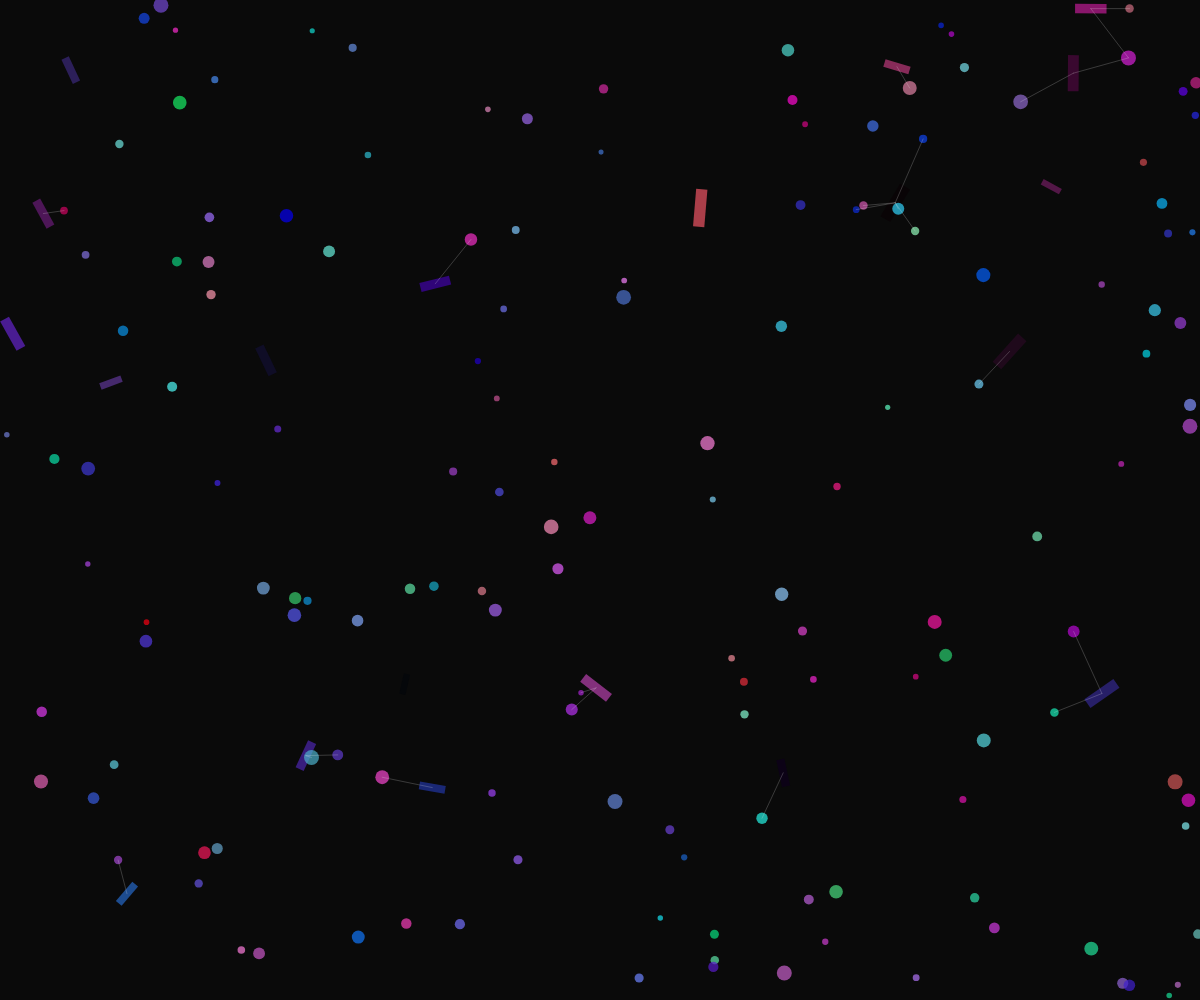
Frame 1 (no input)
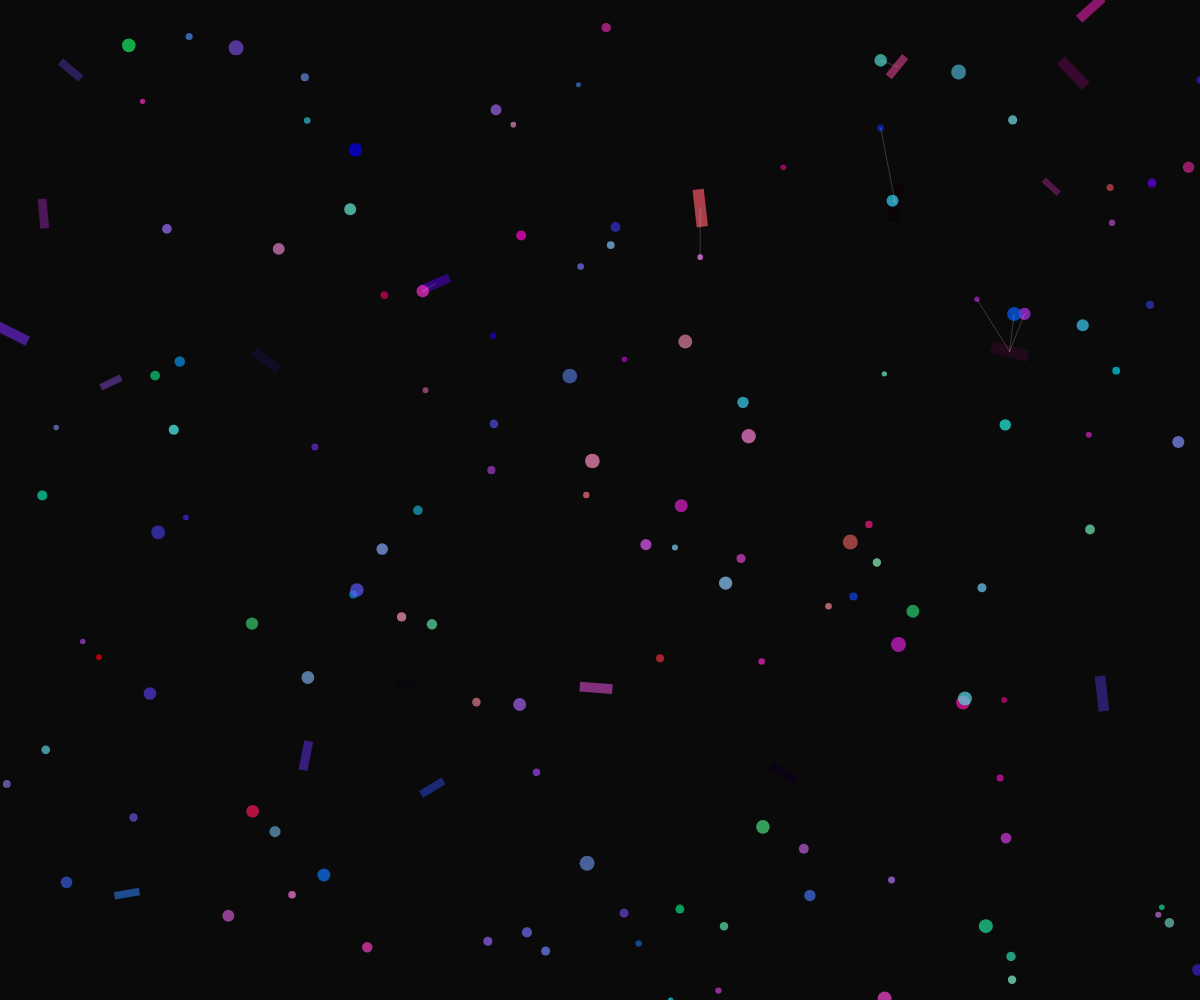
Frame 60 (no input)
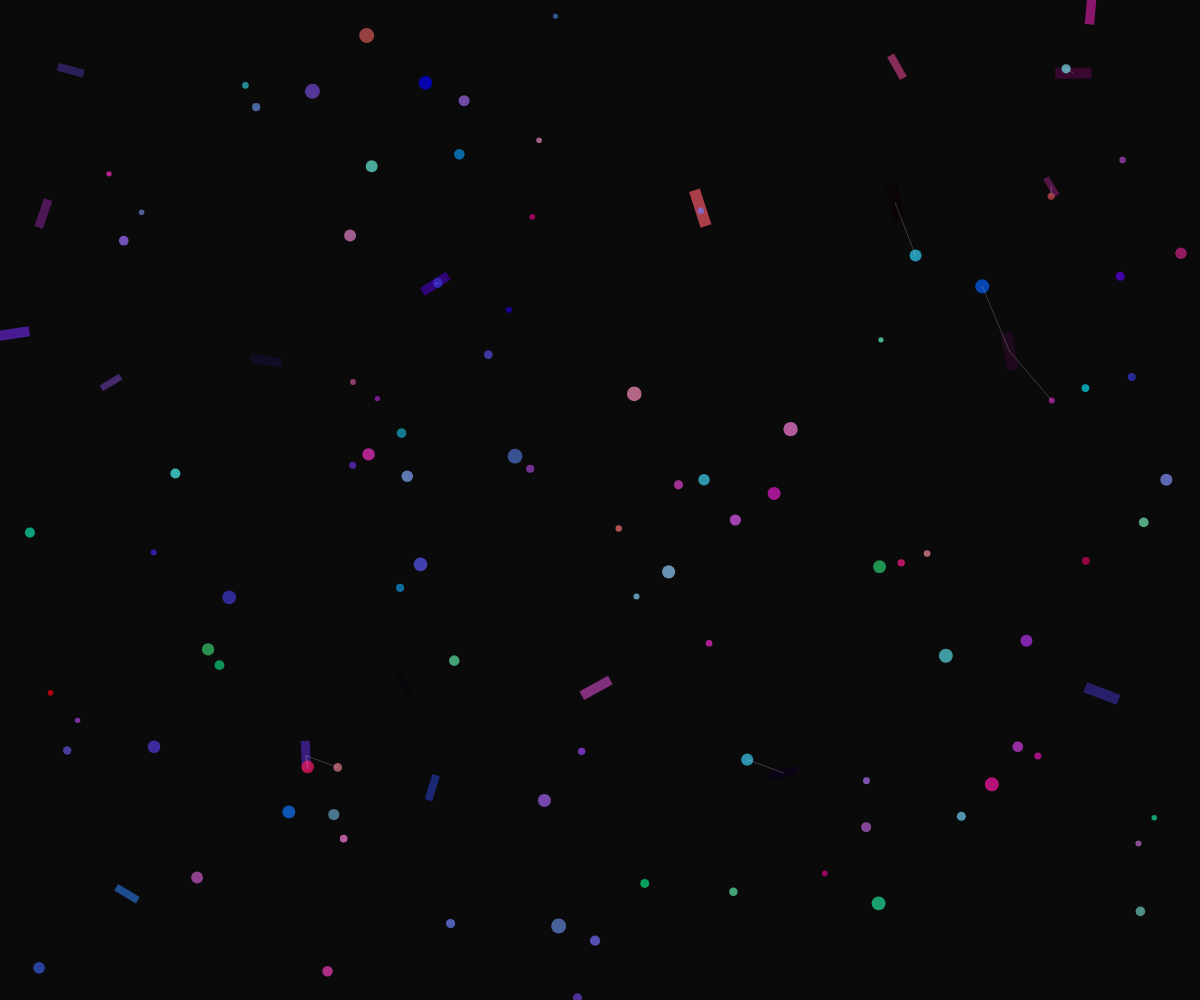
Frame 120 (the mouse pressed at the canvas centre since frame 60)

The p5.js sketch that drew these frames (run headless with seeded random() and noise() and a simulated clock; from frame 60 on, the mouse is pressed at the canvas centre):

// p5.js sketch
// ── sketch.js
let particles = [];
let shards = [];
let tensionLines = [];

class Particle {
  constructor(x, y) {
    this.pos = createVector(x, y);
    this.vel = p5.Vector.random2D().mult(random(0.5, 2));
    this.acc = createVector(0, 0);
    this.size = random(5, 15);
    this.color = color(random(100, 255), random(100, 255), random(200, 255), 180);
  }

  applyForce(force) {
    this.acc.add(force);
  }

  update() {
    this.vel.add(this.acc);
    this.pos.add(this.vel);
    this.acc.mult(0);
  }

  display() {
    noStroke();
    fill(this.color);
    ellipse(this.pos.x, this.pos.y, this.size);
  }
}

class Shard {
  constructor(x, y) {
    this.pos = createVector(x, y);
    this.size = random(20, 40);
    this.angle = random(TWO_PI);
    this.rotation = random(-0.02, 0.02);
    this.color = color(random(150, 255), random(150, 255), random(255), 200);
  }

  update() {
    this.angle += this.rotation;
  }

  display() {
    push();
    translate(this.pos.x, this.pos.y);
    rotate(this.angle);
    noStroke();
    fill(this.color);
    rectMode(CENTER);
    rect(0, 0, this.size, this.size * 0.3);
    pop();
  }
}

function setup() {
  createCanvas(windowWidth, windowHeight);
  colorMode(HSB, 255);

  // Create particles
  for (let i = 0; i < 150; i++) {
    let x = random(width);
    let y = random(height);
    particles.push(new Particle(x, y));
  }

  // Create shards
  for (let i = 0; i < 20; i++) {
    let x = random(width);
    let y = random(height);
    shards.push(new Shard(x, y));
  }
}

function draw() {
  background(0, 0, 10);

  // Update and display shards
  for (let shard of shards) {
    shard.update();
    shard.display();
  }

  // Reset tension lines
  tensionLines = [];

  // Apply forces from shards to particles
  for (let particle of particles) {
    for (let shard of shards) {
      let force = p5.Vector.sub(shard.pos, particle.pos);
      let distance = force.mag();
      
      if (distance < shard.size * 2 && distance > 0) {
        force.normalize();
        let strength = map(distance, 0, shard.size * 2, 10, 0);
        force.mult(strength);
        particle.applyForce(force);
        
        // Add tension line
        tensionLines.push({
          from: particle.pos,
          to: shard.pos
        });
      }
    }
    
    particle.update();
    particle.display();
  }

  // Draw tension lines
  stroke(255, 100);
  strokeWeight(0.5);
  noFill();
  
  beginShape(LINES);
  for (let line of tensionLines) {
    vertex(line.from.x, line.from.y);
    vertex(line.to.x, line.to.y);
  }
  endShape();
}

function windowResized() {
  resizeCanvas(windowWidth, windowHeight);
}
